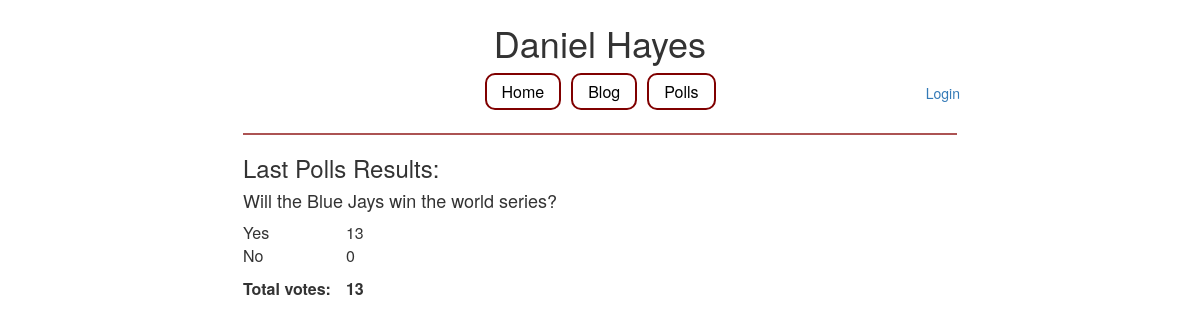
The page / on the database its author committed.
### polls/models.py (models this page shows, shortened)
class Question(models.Model):
    class Meta:
        ordering = ['-pub_date']
    question_text = models.CharField(max_length=200)
    pub_date = models.DateTimeField('date published', default=timezone.now)
    expiry_date = models.DateTimeField(default=timezone.now() + datetime.timedelta(days=1))
    def was_published_recently(self):
        now = timezone.now()
        return now - datetime.timedelta(days=1) <= self.pub_date <= now
    def total_vote_count(self):
        choices = self.choice_set.all()
        total_votes = sum([c.votes for c in choices])
        return total_votes
    was_published_recently.admin_order_field = 'pub_date'
    was_published_recently.boolean = True
    was_published_recently.short_description = 'recent?'

class Choice(models.Model):
    question = models.ForeignKey(Question, on_delete=models.CASCADE)
    choice_text = models.CharField(max_length=200)
    votes = models.IntegerField(default=0)

### home/views.py (the view)
# urls.py: url(r'^$', views.IndexView.as_view(), name='index'),
def index(request):
    last_question = []
    active_questions = []
    last_question = Question.objects.filter(expiry_date__lte=timezone.now())[0]
    active_questions = Question.objects.filter(expiry_date__gt=timezone.now())
    context = {'last_question': last_question,
               'active_questions': active_questions,}
    return render(request, 'home/index.html', context)

### home/templates/home/index.html (shortened to what this page needs)
{% extends 'home/base.html' %}
{% block content %}
{% if last_question %}
  <h3>
    Last Polls Results:
  </h3>
  <h4>
    {{ last_question.question_text }}
  </h4>
  <table>
  {% for choice in last_question.choice_set.all %}
    <tr>
      <td>
        {{ choice.choice_text }}
      </td>
      <td>
        {{ choice.votes }}
      </td>
    </tr>
  {% endfor %}
  <tr class="empty_row">
    <td colspan="2">
    </td>
  </tr>
  <tr>
      <td class="total_votes">
        Total votes:
      </td>
      <td class="total_votes">
        {{ last_question.total_vote_count }}
      </td>
  </tr>
  </table>
{% else %}
  <p>
    Could not find any polls
  </p>
{% endif %}
{% endblock %}

### polls/static/polls/style.css (style rules this page uses)
body { margin: auto; width: 60%; padding: 3px; }
td { padding-right: 15px; }
.total_votes { font-weight: bold; }
.empty_row { height: 10px !important; }

### rows shown on the page
Question: question_text "Will the Blue Jays win the world series?", total_vote_count "13"
Choice: choice_text "Yes", votes "13"
Choice: choice_text "No", votes "0"
